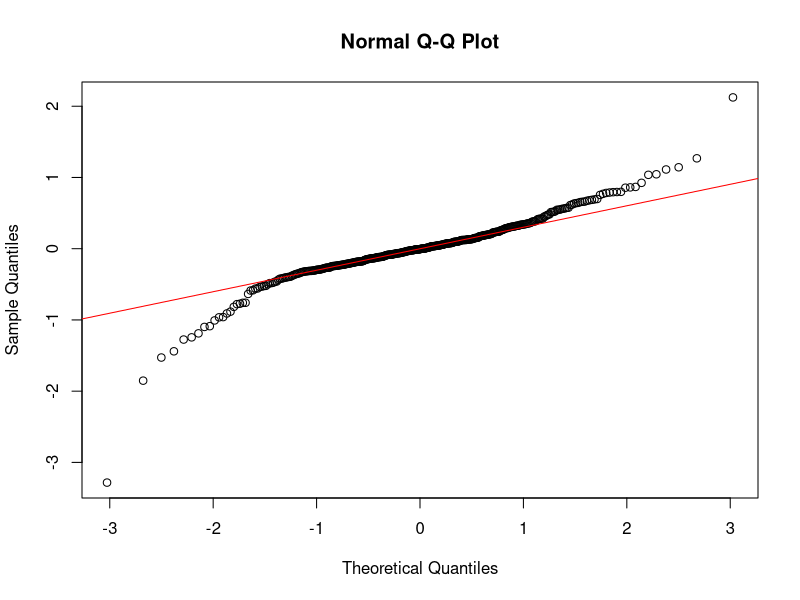
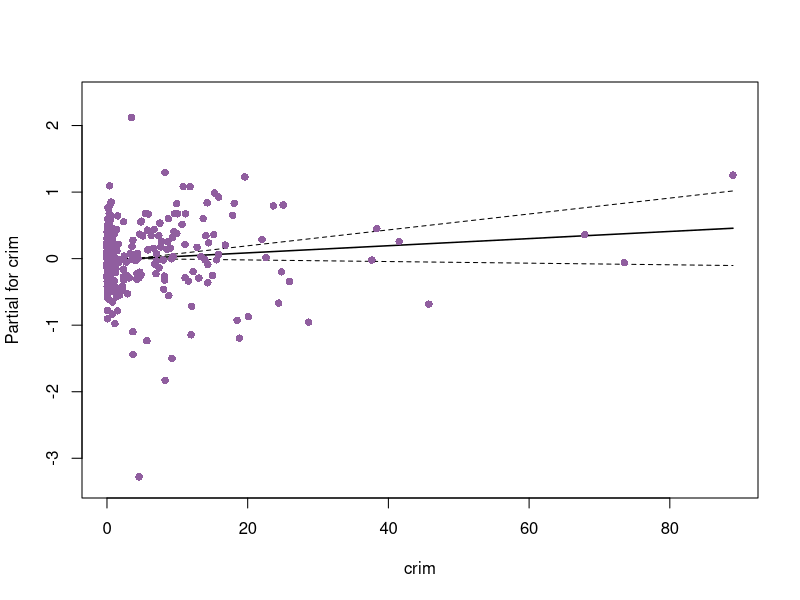
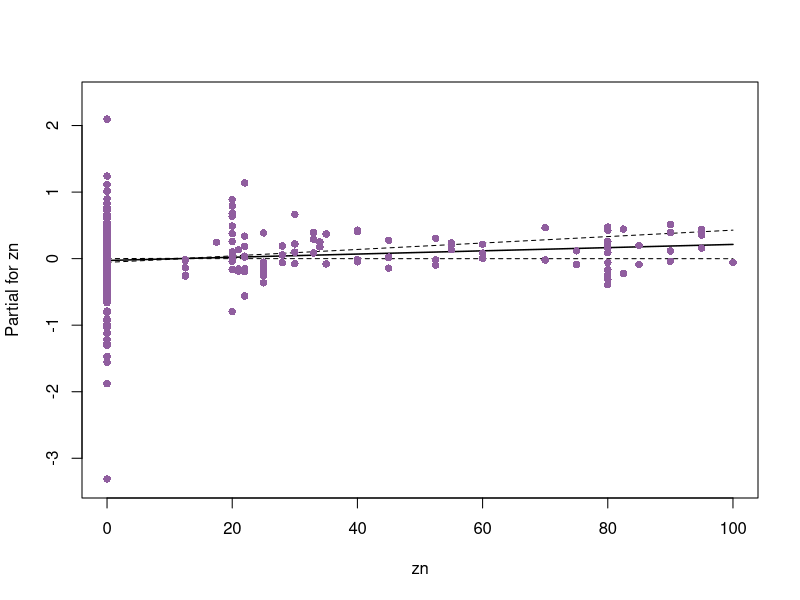
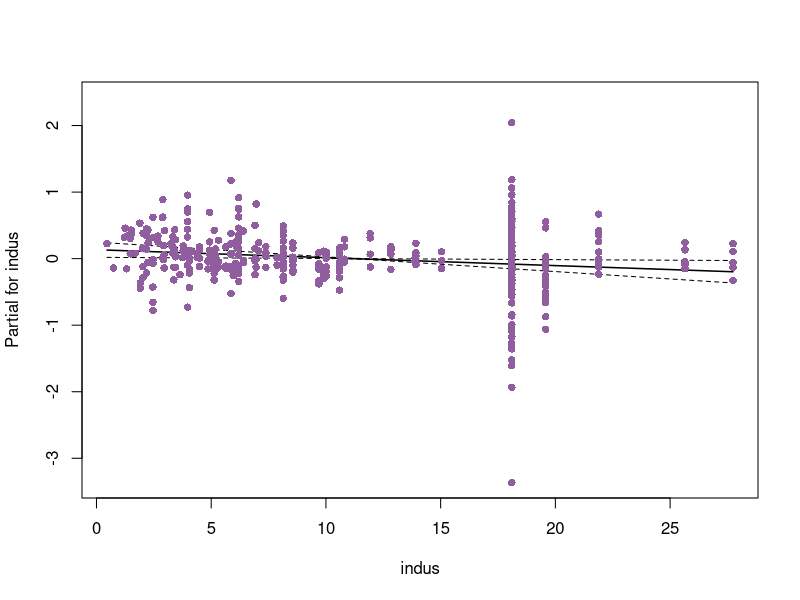
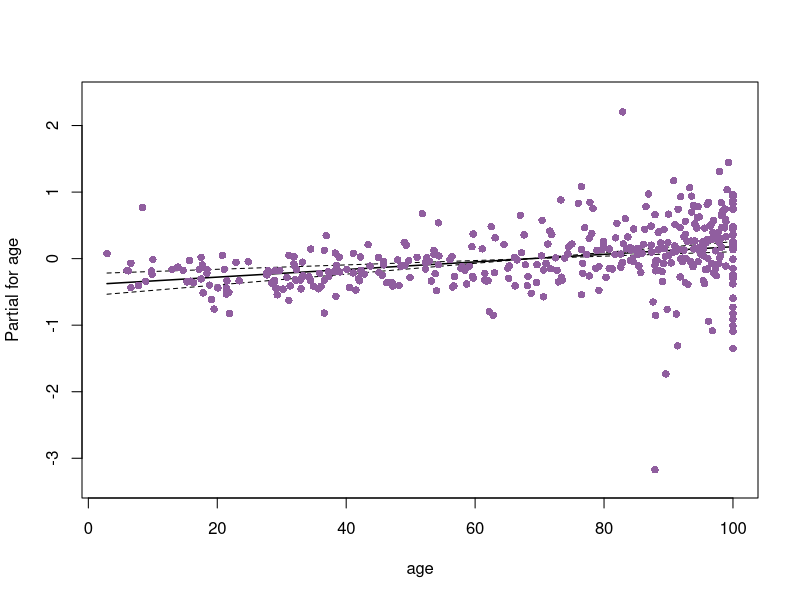
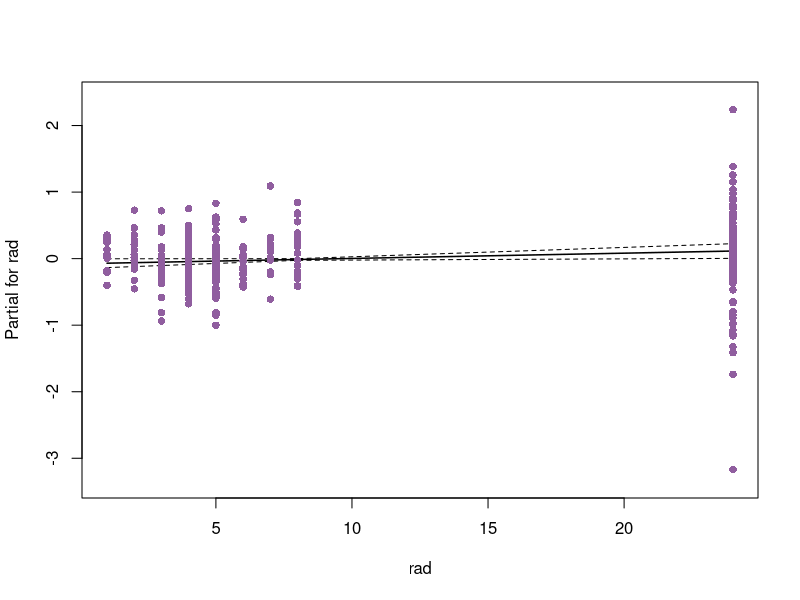
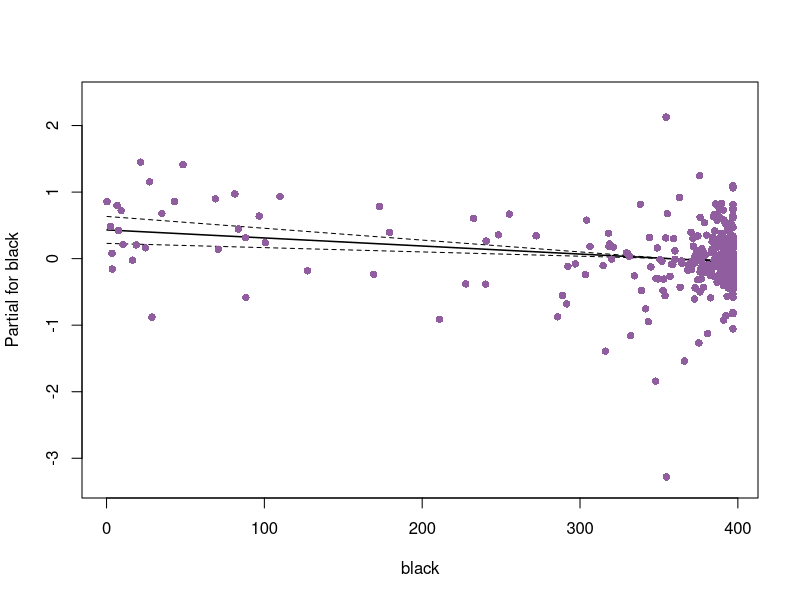
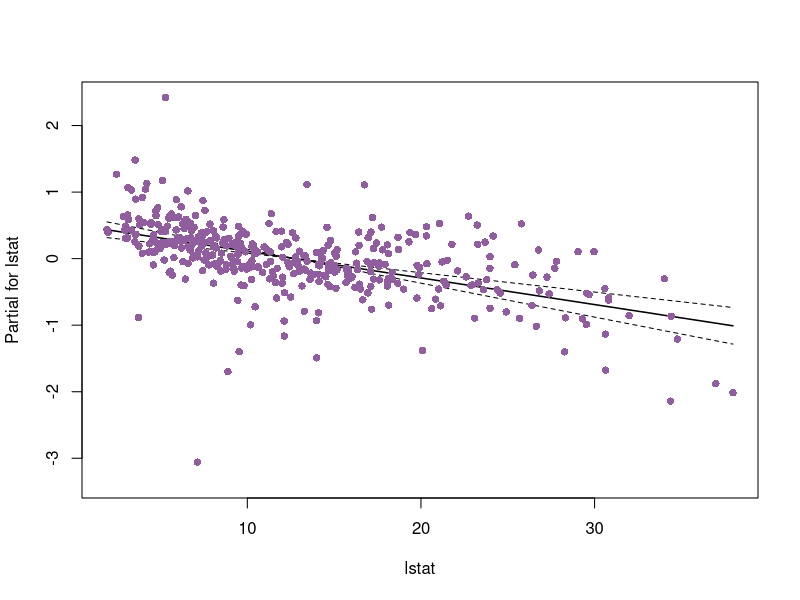

Write the R code that produced these figures, in order.
library(ggplot2)
require(MASS)
library(gam)
library(splines)



data(Boston,package = "MASS")
summary(Boston)
data_pulito <- na.omit(Boston)
summary(data_pulito)

set.seed(1234)  # per riproducibilità

n <- nrow(data_pulito)
split = 0.8
train_index <- sample(1:n, size = split * n)

train <- data_pulito[train_index, ]
test  <- data_pulito[-train_index, ]


modello_regressione_full <- lm(rm ~ . , data =  train)


step_aic <- stepAIC(modello_regressione_full, direction = "backward")

summary(step_aic)

qqnorm(residuals(step_aic))
qqline(residuals(step_aic), col = "red")




fit_gam <- gam(rm ~ ns(zn, 1) + ns(indus, 3) + ns(age, 3) + 
                 ns(rad, 3) + ns(black, 3) + 
                 ns(lstat, 3) + ns(medv, 3), 
               data = train)
class(fit_gam)
summary(train$zn)

termplot(step_aic,se = TRUE, partial.resid = TRUE, col.res = "#905E9F", pch = 16, col.term = "black", col.se = "black")

qqnorm(residuals(fit_gam))
qqline(residuals(fit_gam), col = "red")

plot(fit_gam,residuals = TRUE,pch = 16,col = "#905E9F",se = TRUE)
summary(fit_gam)

mse <- function(y_true, y_pred) {
  mean((y_true - y_pred)^2)
}

pred_lm <- predict(step_aic, newdata = test)

mse(test$medv, pred_lm)

pred_gam <- predict(fit_gam, newdata = test)

mse(test$medv, pred_gam)
